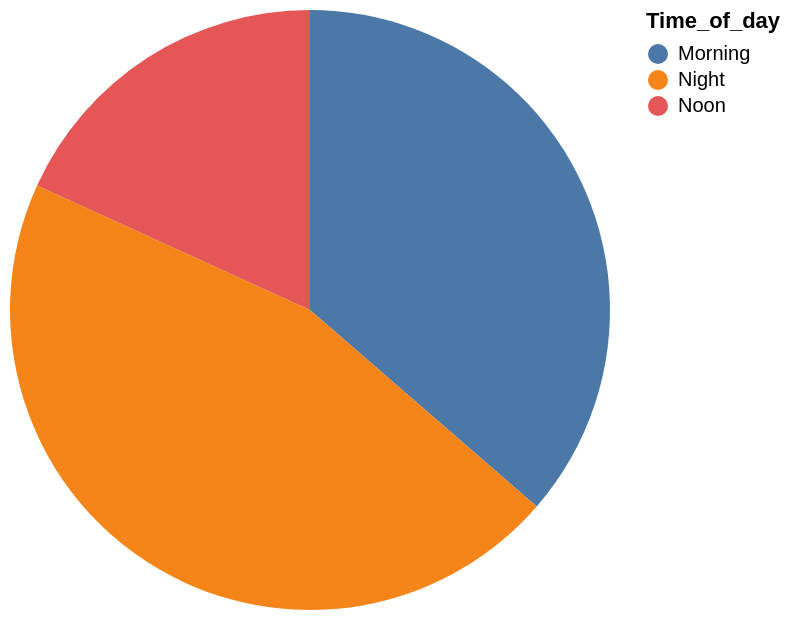

Write the Vega-Lite specification saved for this chart.
### Vega-Lite specification from a JSON file in a GitHub repository (floating-point values rounded to 4 significant figures)
{"data": {"values": [{"x_data": "Morning", "y_data": 4}, {"x_data": "Night", "y_data": 5}, {"x_data": "Noon", "y_data": 2}]}, "mark": "arc", "encoding": {"theta": {"field": "y_data", "type": "quantitative", "title": "count(*)"}, "color": {"field": "x_data", "type": "nominal", "title": "Time_of_day"}}}
